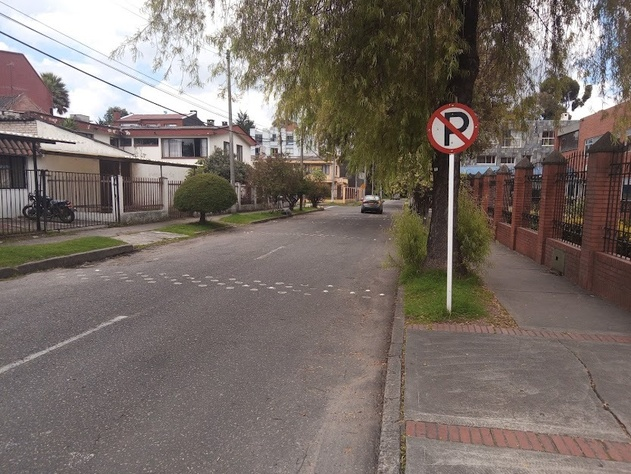
#> input picture Primer Avance/ima1.jpeg, 631 x 474 px, shrunk from 833 x 625 before the run
$ jupyter execute --allow-errors Segmentacion.ipynb   (older library calls are emulated)
#> lines starting #> are read from the running program, lines starting #| are printed output that depends on the picture; after the words box and inside, x2 and y2 are one past the last pixel; in counts of white or black regions, pixels touching at a corner belong together
# Segmentacion

[cell 1]
import numpy as np
import cv2
from matplotlib import pyplot as plt

## Lectura de datos

jupyter-notebook stop

[cell 2]
#lectura de las imágenes
ima1=cv2.imread("ima1.jpeg")
#> ima1 is the input picture: shape (474, 631, 3); mean B, G, R 103.7, 109.7, 120.2
ima2=cv2.imread("ima2.jpeg")
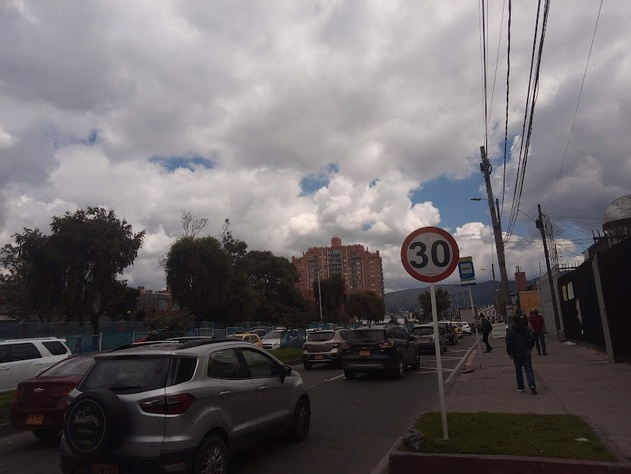
#> input picture Primer Avance/ima2.jpeg, 631 x 474 px, shrunk from 833 x 625 before the run
#> ima2 is the input picture: shape (474, 631, 3); mean B, G, R 104.5, 102.2, 106.9
ima3=cv2.imread("ima3.jpeg")
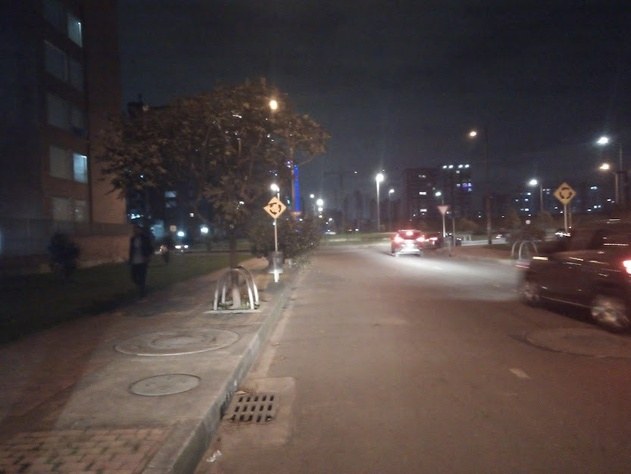
#> input picture Primer Avance/ima3.jpeg, 631 x 474 px, shrunk from 833 x 625 before the run
#> ima3 is the input picture: shape (474, 631, 3); mean B, G, R 65.5, 67.1, 78.2
ima4=cv2.imread("ima4.jpeg")
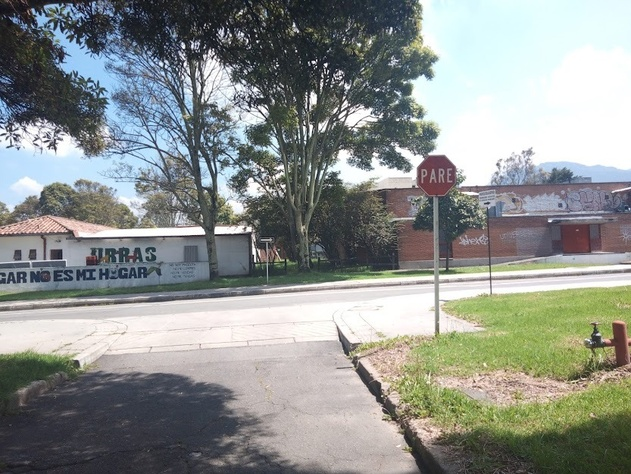
#> input picture Primer Avance/ima4.jpeg, 631 x 474 px, shrunk from 833 x 625 before the run
#> ima4 is the input picture: shape (474, 631, 3); mean B, G, R 141.5, 144.9, 140.8
ima5=cv2.imread("ima5.jpeg")
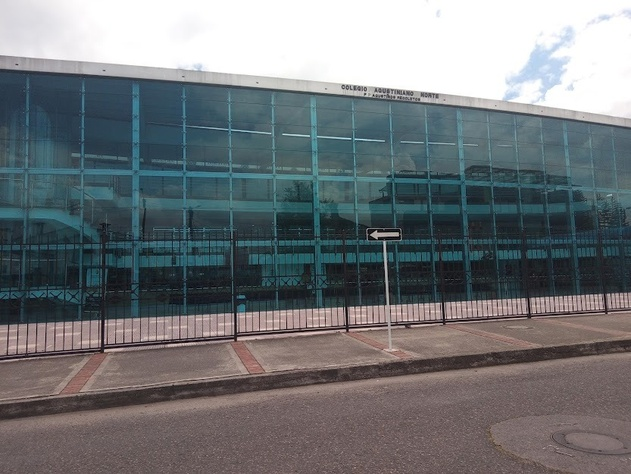
#> input picture Primer Avance/ima5.jpeg, 631 x 474 px, shrunk from 833 x 625 before the run
#> ima5 is the input picture: shape (474, 631, 3); mean B, G, R 120.8, 117.9, 113.4
ima6=cv2.imread("ima6.jpeg")
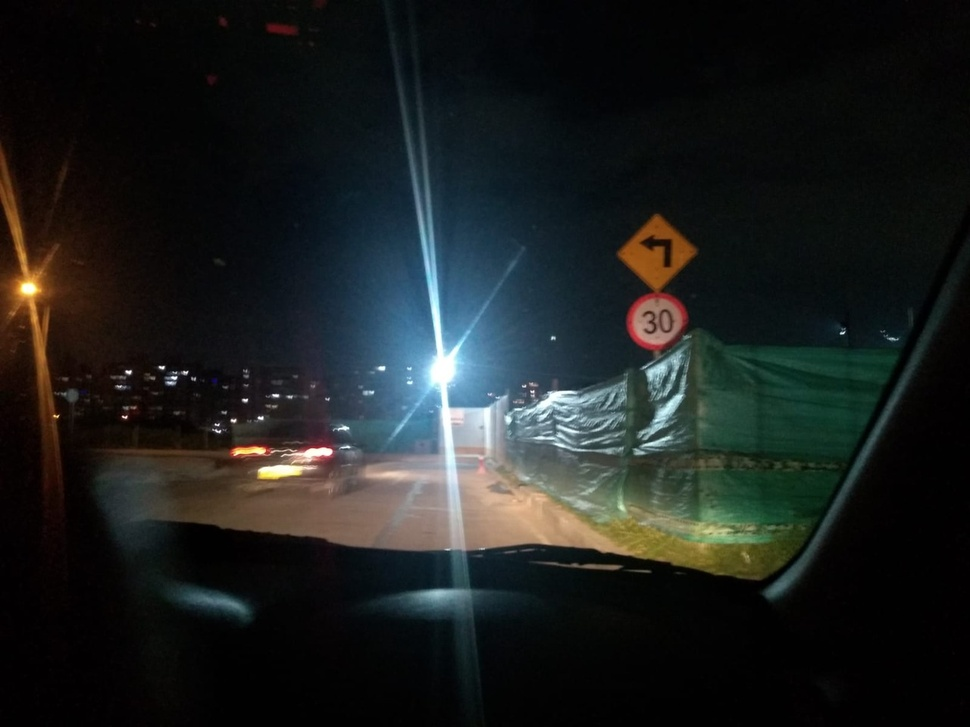
#> input picture Primer Avance/ima6.jpeg, 970 x 727 px, shrunk from 1280 x 960 before the run
#> ima6 is the input picture: shape (727, 970, 3); mean B, G, R 30.7, 31.6, 28.3
#conversión de las imágenes de BGR a RGB
ima1=cv2.cvtColor(ima1,cv2.COLOR_BGR2RGB)
ima2=cv2.cvtColor(ima2,cv2.COLOR_BGR2RGB)
ima3=cv2.cvtColor(ima3,cv2.COLOR_BGR2RGB)
ima4=cv2.cvtColor(ima4,cv2.COLOR_BGR2RGB)
ima5=cv2.cvtColor(ima5,cv2.COLOR_BGR2RGB)
ima6=cv2.cvtColor(ima6,cv2.COLOR_BGR2RGB)

plt.figure(1)
plt.imshow(ima4),plt.title('Imagen 1'),plt.xticks([]), plt.yticks([]);

[cell 3]
imagen = ima4
print(imagen.shape)
#| (474, 631, 3)
gray = cv2.cvtColor(imagen,cv2.COLOR_BGR2GRAY)
filtered=gray
filtered = cv2.GaussianBlur(filtered,(5,5),0) #gausssiano
laplacian = cv2.Laplacian(filtered,cv2.CV_64F)

filtered = cv2.blur(gray,(10,10))


sobelx64f = cv2.Sobel(filtered,cv2.CV_64F,1,0,ksize=5)
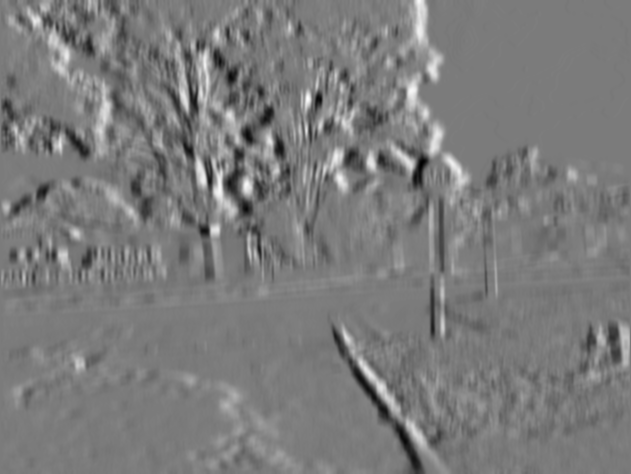
#> sobelx64f: shape (474, 631) float64; min -2148, max 2302, mean 10.2; drawn with min black and max white
abs_sobel64f = np.absolute(sobelx64f)
sobel_8u = np.uint8(abs_sobel64f)
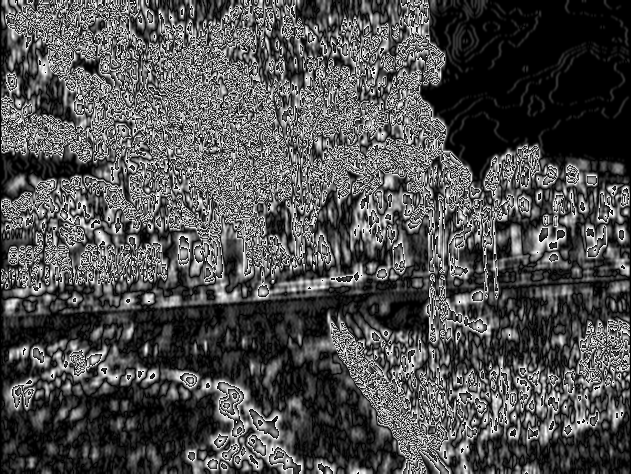
#> sobel_8u: shape (474, 631); min 0, max 255, mean 78.8

# [10 lines of commented-out code are left out]

plt.figure(1)

plt.subplot(2,2,1)
plt.imshow(gray,cmap='gray'),plt.title('Imagen 1'),plt.xticks([]), plt.yticks([]);


plt.subplot(2,2,2)
plt.imshow(filtered,cmap='gray'),plt.title('Imagen 1'),plt.xticks([]), plt.yticks([]);

plt.subplot(2,2,3)
plt.imshow(sobel_8u,cmap='gray'),plt.title('Imagen 1'),plt.xticks([]), plt.yticks([]);


plt.subplot(2,2,4)
plt.imshow(laplacian,cmap='gray'),plt.title('laplace'),plt.xticks([]), plt.yticks([]);

plt.subplots_adjust(top=4, bottom=0.1, left=0.10, right=3, hspace=0.1, wspace=0.2)
print(laplacian)
#> (printed output is left out)
print(gray)
#> (printed output is left out)

[cell 4]
cv2.imshow('imagen',laplacian)
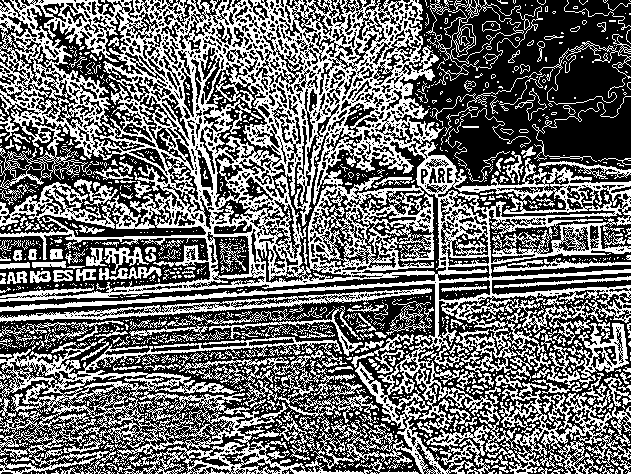
#> window 'imagen': shape (474, 631); 43% white in thin lines or dots
cv2.waitKey(0)
cv2.destroyAllWindows()

## cv2.findContours

[cell 5]
imagen = ima3

gray = cv2.cvtColor(imagen,cv2.COLOR_BGR2GRAY)
_,th = cv2.threshold(gray,100,255,cv2.THRESH_BINARY)
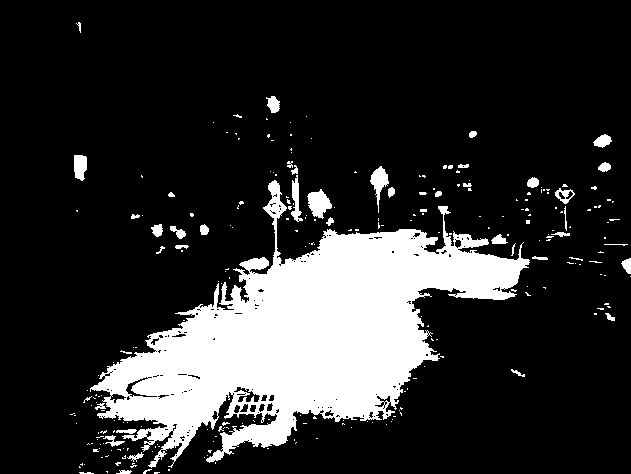
#> th: shape (474, 631); 18.2% white; 254 white regions (209 under 20 px)

contornos1,hierarchy1 = cv2.findContours(th, cv2.RETR_EXTERNAL,cv2.CHAIN_APPROX_NONE)
#> contornos1 = 254 contours, 222 with area under 20; largest, box (x1, y1, x2, y2) and area: (90, 180, 530, 468) 49649, (307, 189, 332, 219) 410, (370, 166, 389, 213) 303, (74, 155, 87, 181) 248, (291, 175, 303, 222) 214
contornos2,hierarchy2 = cv2.findContours(th, cv2.RETR_EXTERNAL,cv2.CHAIN_APPROX_SIMPLE)
#> contornos2 has the same summary as contornos1

cv2.drawContours(imagen, contornos1, -1, (0,255,0), 3)
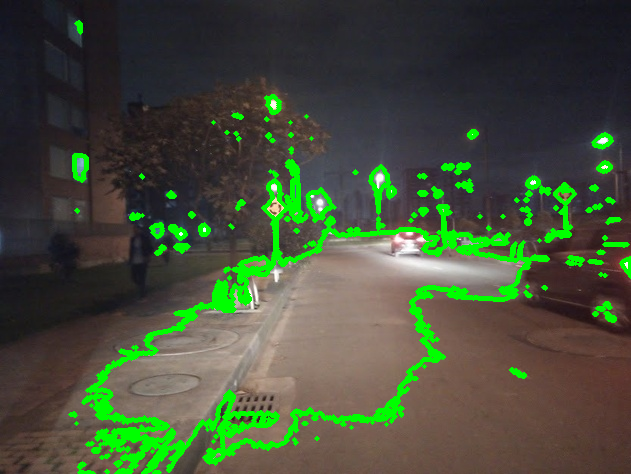
#> imagen: shape (474, 631, 3); mean R, G, B 69.1, 79.1, 57.9

#print(len(contornos1)) #Cantidad de contornos
#print(contornos1[2]) #Donde se encuentra el contorno
#print(hierarchy1) #jerarquia


cv2.imshow('imagen',imagen)
cv2.waitKey(0)
cv2.destroyAllWindows()

[cell 6]
contornos1,hierarchy1 = cv2.findContours(th, cv2.RETR_EXTERNAL,cv2.CHAIN_APPROX_NONE)
contornos2,hierarchy2 = cv2.findContours(th, cv2.RETR_EXTERNAL,cv2.CHAIN_APPROX_SIMPLE)

cv2.drawContours(imagen, contornos2, -1, (0,255,0), 3)

#print(len(contornos1)) #Cantidad de contornos
#print(contornos1[2]) #Donde se encuentra el contorno
#print(hierarchy1) #jerarquia


cv2.imshow('imagen',imagen)
#cv2.imshow('th',th)

cv2.waitKey(0)
cv2.destroyAllWindows()

## cv2.HoughLines

[cell 7]
import cv2
import numpy as np

img = cv2.imread('dave.png')
#> (the rest of this cell did not finish here and is left out)

## cv2.HoughLinesP

[cell 8]
import cv2
import numpy as np

img = cv2.imread('dave.png')
#> (the rest of this cell did not finish here and is left out)

## cv2.HoughCircles

[cell 9]
img = cv2.imread('monedas.jpg')
#> (the rest of this cell did not finish here and is left out)

## cv2.floodFill

[cell 10]
import cv2
import numpy as np

tolerancia = 1
point = (0, 0)

def floodFill():
    src = img.copy()

    connectivity = 4
    flags = connectivity
    flags |= cv2.FLOODFILL_FIXED_RANGE

    cv2.floodFill(src, None, point, (0, 255, 255), (tolerancia,) * 3, (tolerancia,) * 3, flags)
    cv2.imshow('relleno', src)

def mouse_clic(event, x, y, flags, param):
    if event == cv2.EVENT_LBUTTONUP:
        global point
        point = (x, y)
        floodFill()

def trackbar_value(value):
    global tolerancia
    tolerancia = value
    floodFill()


global img

winname = 'Flood fill'
img = cv2.imread('image.png')

cv2.namedWindow(winname)
cv2.setMouseCallback(winname, mouse_clic, img)
cv2.createTrackbar('Tolerancia', winname, tolerancia, 100, trackbar_value)

while(1):
    cv2.imshow(winname, img)
    if cv2.waitKey(0) :
#> (key Esc is pressed here)
